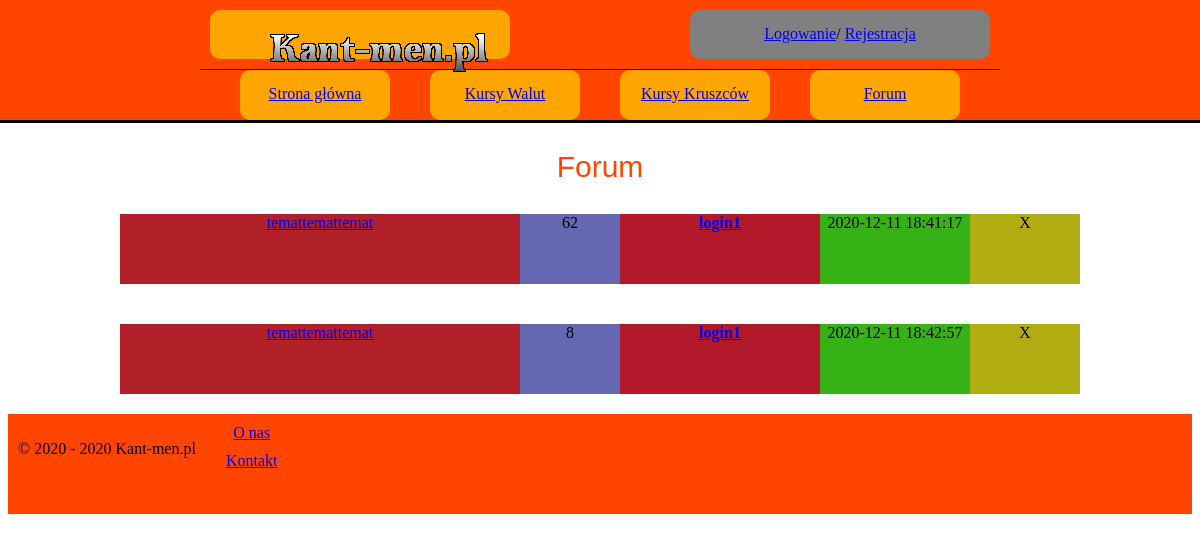
The app's page /forum.php, older data.
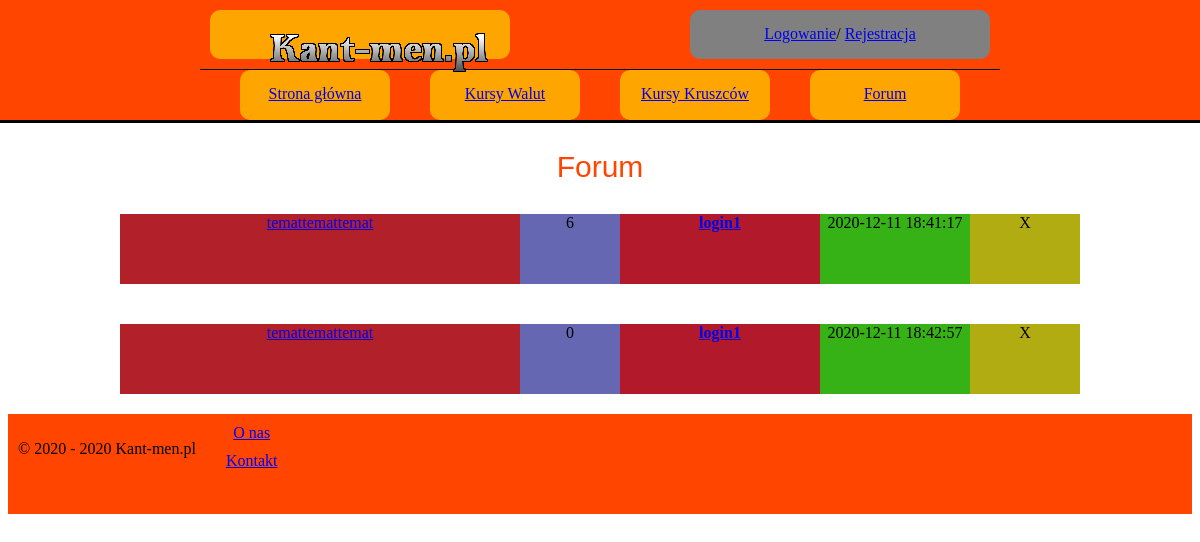
The same page, newer data.
### tables this page shows
CREATE TABLE `watek` (
  `ID_WATEK` int(10) NOT NULL,
  `ID_USER` int(10) NOT NULL,
  `TEMAT` varchar(100) NOT NULL,
  `DATA` timestamp NOT NULL DEFAULT current_timestamp(),
  `TRESC_WATKU` longtext NOT NULL,
  `LICZBA_KOMENTARZY` int(10) NOT NULL DEFAULT 0,
  `ILOSC_ODWIEDZIN` int(10) NOT NULL DEFAULT 0
);

CREATE TABLE `user` (
  `ID_USER` int(10) NOT NULL,
  `LOGIN` varchar(20) NOT NULL,
  `HASLO` char(64) NOT NULL,
  `IMIE` varchar(50) NOT NULL,
  `NAZWISKO` varchar(50) NOT NULL,
  `EMAIL` varchar(50) NOT NULL,
  `WIEK` int(10) NOT NULL,
  `MIASTO` varchar(50) NOT NULL,
  `KRAJ` varchar(50) NOT NULL,
  `OPIS_PROFILU` text DEFAULT NULL,
  `ZDJECIE` blob DEFAULT NULL,
  `STW_WATKI` int(10) NOT NULL DEFAULT 0,
  `LICZ_KOMENTARZY` int(10) NOT NULL DEFAULT 0,
  `UPRAWNIENIA` varchar(10) NOT NULL DEFAULT 'USER'
);

### forum.php (the view, shortened to what this page needs)
<!DOCTYPE HTML>
<html>
    <head>
        <link href="CSS/styleGlowne.css" rel="stylesheet" type="text/css">
        <link href="CSS/styleForum.css" rel="stylesheet" type="text/css">
    </head>
    <body>
    <?php
    include_once('rysowanieMenu.php');
    rysowanieGlownegoMenu();
    ?>
        <main>
            <section>
                <div class="pas-tytulowy">
                    Forum
                </div>
                <?php
                    require_once "polaczeniezMySQL.php";
                    $polaczenie = @new mysqli($host,$db_user,$db_password,$db_name);
                    if($polaczenie->connect_errno!=0)
                    {
                        echo "Error: ".$polaczenie->connect_errno;
                    }
                    else
                    {
                        $rezultat = $polaczenie->query("SELECT * FROM watek");
                        if(!$rezultat)
                        {
                        throw new Exception($polaczenie->error);
                        }
                        else
                        {
                        while($row = mysqli_fetch_array($rezultat))
                        {
                ?>
                <article class="artykul">
                    <div class="glowny-kontener-artykulu">
                        <div class="tytul-watku">
                            <?php echo '<a href="watek.php?id='.$row['ID_WATEK'].'"  target=" blank" >'.$row['TEMAT'].'</a>'; ?>
                        </div>
                        <div class="ilosc-odwiedzin">
                            <?php echo $row['ILOSC_ODWIEDZIN']; ?>
                        </div>
                        <div class="autor">
                            <?php
                                $row_autor = mysqli_fetch_array($wyciagniecie_nicku_autora = $polaczenie->query("SELECT * FROM user WHERE ID_USER=".$row['ID_USER']));
                                echo '<a href="user.php?user='.$row['ID_USER'].'" target=" blank"><k style=" font-weight: 700;">'.$row_autor['LOGIN'].'</k></a>';
                            ?>
                        </div>
                        <div class="czas-wstawienia">
                            <?php echo $row['DATA']; ?>
                        </div>
                        <div class="admin-mini-panel">
                            X
                        </div>
                    </div>
                </article>
                <?php
                    }
                    }
                    }
                ?>
            </section>
        </main>
    <?php
    include_once('rysowanieStopki.php');
    rysowanieStopki();
    ?>
    </body>
</html>

### rysowanieMenu.php (shortened to what this page needs)
<?php
function rysowanieGlownegoMenu()
{
    ?>
    <header>
        <nav class="nawigacja-menu">
            <div class="nawigacja-czesc-gorna">
                <div class="logo"><a href="index.php"><img id="logo" src="img/logo/logo-duze.png" alt="logo"></a></div>
                <div class="logowanie-rejestracja"><a href="logowanie.php">Logowanie</a>/ <a href="rejestracja.php">Rejestracja</a></div>
            </div>
            <div class="nawigacja-czesc-dolna">
                <div class="strona-glowna"> <a href="index.php"  >Strona główna</a></div>
                <div class="kurs-walut"> <a href="waluty.php">Kursy Walut</a></div>
                <div class="kurs-kruszcow"> <a href="kruszce.php">Kursy Kruszców</a></div>
                <div class="forum"> <a href="forum.php">Forum</a></div>
            </div>
        </nav>
    </header>
    <?php
}
?>

### rysowanieStopki.php (shortened to what this page needs)
<?php
function rysowanieStopki()
{
    ?>
    <footer>
        <div class="domena">
            <p>&copy; 2020 - 2020 Kant-men.pl</p>
        </div>
        <div class="o-nas">
            <a href="oNas.php">O nas</a>
        <div>
        <div class="kontakt">
            <a href="kontakt.php">Kontakt</a>
        </div>
    </footer>
    <?php
}
    ?>

### CSS/styleGlowne.css (style rules this page uses)
body { background-color: white; justify-content: center; align-items: center; }
header { position: fixed; width: 100%; top: 0px; left: 0px; height: 120px; background-color: orangered; color: black; text-decoration: none; z-index: 10; clear: both; border-bottom: black solid 3px; }
main { background-color: white; margin-left: auto; margin-right: auto; width: 1000px; height: auto; margin-top: 130px; align-items: center; }
footer { width: 100%; height: 100px; background-color: orangered; margin-left: auto; margin-right: auto; text-align: center; align-items: center; }
.domena, .o-nas, .kontakt { padding: 10px; float: left; text-decoration: none; }
.nawigacja-menu { background-color: #72e7ff; position:relative; width: 800px; height: 100%; margin-left: auto; margin-right: auto; }
.nawigacja-czesc-gorna { background-color: orangered; width: 800px;; height: 70px; padding: 10px; box-sizing: border-box; position:relative; border-bottom: black solid 1px; }
.logo, .logowanie-rejestracja { height: 100%; width: 300px; }
.logo { background-color: orange; border-radius: 10px; float: left; }
.logowanie-rejestracja { background-color: grey; border-radius: 10px; float: right; }
.logo, .logowanie-rejestracja { padding: 15px; box-sizing: border-box; text-align: center; }
.nawigacja-czesc-dolna { background-color: orangered; width: 800px;; height: 50px; box-sizing: border-box; }
.strona-glowna, .kurs-walut, .kurs-kruszcow, .forum { background-color: orange; border-radius: 10px; float: left; width: 150px; height: 100%; padding: 15px; margin-left: 40px; text-align: center; box-sizing: border-box; }

### CSS/styleForum.css (style rules this page uses)
article { background-color: white; height: 100%; }
.pas-tytulowy { position: relative; background-color: white; color: orangered; width: auto; margin: 10px; padding: 10px; text-align: center; font-family: Impact,Arial,sans-serif; font-size: 30px; top: 10px; }
.artykul { background-color: white; margin: 20px 10px 10px 10px; padding: 10px 10px 10px 10px; text-align: center; display: flex; }
.glowny-kontener-artykulu { height: 70px; background-color: #99b240; width: 100%; }
.tytul-watku { background-color: #b22029; height: 70px; width: 400px; float: left; }
.ilosc-odwiedzin { width: 100px; height: 70px; background-color: #6667b2; float: left; }
.autor { width: 200px; height: 70px; background-color: #b21a2c; float: left; }
.czas-wstawienia { width: 150px; height: 70px; background-color: #36b217; float: left; }
.admin-mini-panel { width: 110px; height: 70px; background-color: #b2ac13; float: left; }

Row changes from the older to the newer data that the page shows:
changed watek (number 1 of 2 on the later page): ILOSC_ODWIEDZIN "62" → "6"
changed watek (number 2 of 2 on the later page): ILOSC_ODWIEDZIN "8" → "0"
